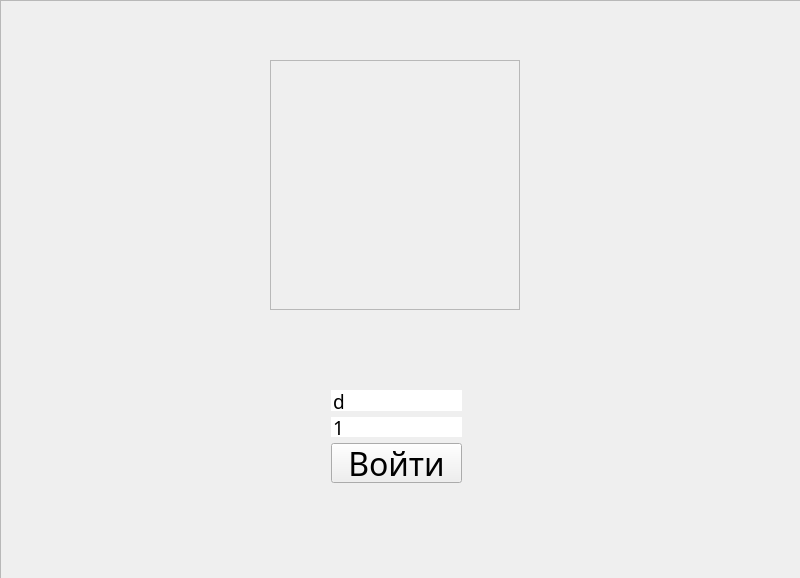
<?xml version="1.0" encoding="UTF-8"?>
<ui version="4.0">
 <class>EntryWindow</class>
 <widget class="QMainWindow" name="EntryWindow">
  <property name="geometry">
   <rect>
    <x>0</x>
    <y>0</y>
    <width>800</width>
    <height>578</height>
   </rect>
  </property>
  <property name="windowTitle">
   <string>MainWindow</string>
  </property>
  <widget class="QWidget" name="centralwidget">
   <widget class="QLineEdit" name="login">
    <property name="geometry">
     <rect>
      <x>331</x>
      <y>390</y>
      <width>131</width>
      <height>21</height>
     </rect>
    </property>
    <property name="sizePolicy">
     <sizepolicy hsizetype="Expanding" vsizetype="Expanding">
      <horstretch>2</horstretch>
      <verstretch>3</verstretch>
     </sizepolicy>
    </property>
    <property name="maximumSize">
     <size>
      <width>250</width>
      <height>40</height>
     </size>
    </property>
    <property name="font">
     <font>
      <family>Amatic SC</family>
      <pointsize>14</pointsize>
     </font>
    </property>
    <property name="text">
     <string>d</string>
    </property>
    <property name="frame">
     <bool>false</bool>
    </property>
    <property name="placeholderText">
     <string>Логин</string>
    </property>
   </widget>
   <widget class="QLineEdit" name="password">
    <property name="geometry">
     <rect>
      <x>331</x>
      <y>417</y>
      <width>131</width>
      <height>20</height>
     </rect>
    </property>
    <property name="sizePolicy">
     <sizepolicy hsizetype="Expanding" vsizetype="Expanding">
      <horstretch>2</horstretch>
      <verstretch>3</verstretch>
     </sizepolicy>
    </property>
    <property name="maximumSize">
     <size>
      <width>250</width>
      <height>40</height>
     </size>
    </property>
    <property name="font">
     <font>
      <family>Amatic SC</family>
      <pointsize>14</pointsize>
     </font>
    </property>
    <property name="text">
     <string>1</string>
    </property>
    <property name="frame">
     <bool>false</bool>
    </property>
    <property name="placeholderText">
     <string>Пароль</string>
    </property>
   </widget>
   <widget class="QPushButton" name="entryButton">
    <property name="geometry">
     <rect>
      <x>331</x>
      <y>443</y>
      <width>131</width>
      <height>40</height>
     </rect>
    </property>
    <property name="sizePolicy">
     <sizepolicy hsizetype="Expanding" vsizetype="Expanding">
      <horstretch>2</horstretch>
      <verstretch>3</verstretch>
     </sizepolicy>
    </property>
    <property name="maximumSize">
     <size>
      <width>250</width>
      <height>40</height>
     </size>
    </property>
    <property name="font">
     <font>
      <family>Amatic SC</family>
      <pointsize>24</pointsize>
     </font>
    </property>
    <property name="text">
     <string>Войти</string>
    </property>
   </widget>
   <widget class="QFrame" name="frame_2">
    <property name="geometry">
     <rect>
      <x>270</x>
      <y>60</y>
      <width>250</width>
      <height>250</height>
     </rect>
    </property>
    <property name="minimumSize">
     <size>
      <width>250</width>
      <height>250</height>
     </size>
    </property>
    <property name="maximumSize">
     <size>
      <width>250</width>
      <height>250</height>
     </size>
    </property>
    <property name="styleSheet">
     <string notr="true">border-image: url(:/logo.png);</string>
    </property>
    <property name="frameShape">
     <enum>QFrame::StyledPanel</enum>
    </property>
    <property name="frameShadow">
     <enum>QFrame::Raised</enum>
    </property>
   </widget>
   <widget class="QFrame" name="frame">
    <property name="geometry">
     <rect>
      <x>0</x>
      <y>0</y>
      <width>801</width>
      <height>581</height>
     </rect>
    </property>
    <property name="sizePolicy">
     <sizepolicy hsizetype="Expanding" vsizetype="Expanding">
      <horstretch>0</horstretch>
      <verstretch>0</verstretch>
     </sizepolicy>
    </property>
    <property name="sizeIncrement">
     <size>
      <width>9</width>
      <height>16</height>
     </size>
    </property>
    <property name="font">
     <font>
      <family>Amatic SC</family>
      <pointsize>14</pointsize>
     </font>
    </property>
    <property name="styleSheet">
     <string notr="true">color: rgb(255, 255, 255);</string>
    </property>
    <property name="frameShape">
     <enum>QFrame::StyledPanel</enum>
    </property>
    <property name="frameShadow">
     <enum>QFrame::Raised</enum>
    </property>
   </widget>
   <zorder></zorder>
   <zorder>gridLayoutWidget</zorder>
   <zorder>login</zorder>
   <zorder>entryButton</zorder>
   <zorder>password</zorder>
   <zorder>frame_2</zorder>
  </widget>
 </widget>
 <resources/>
 <connections/>
</ui>
